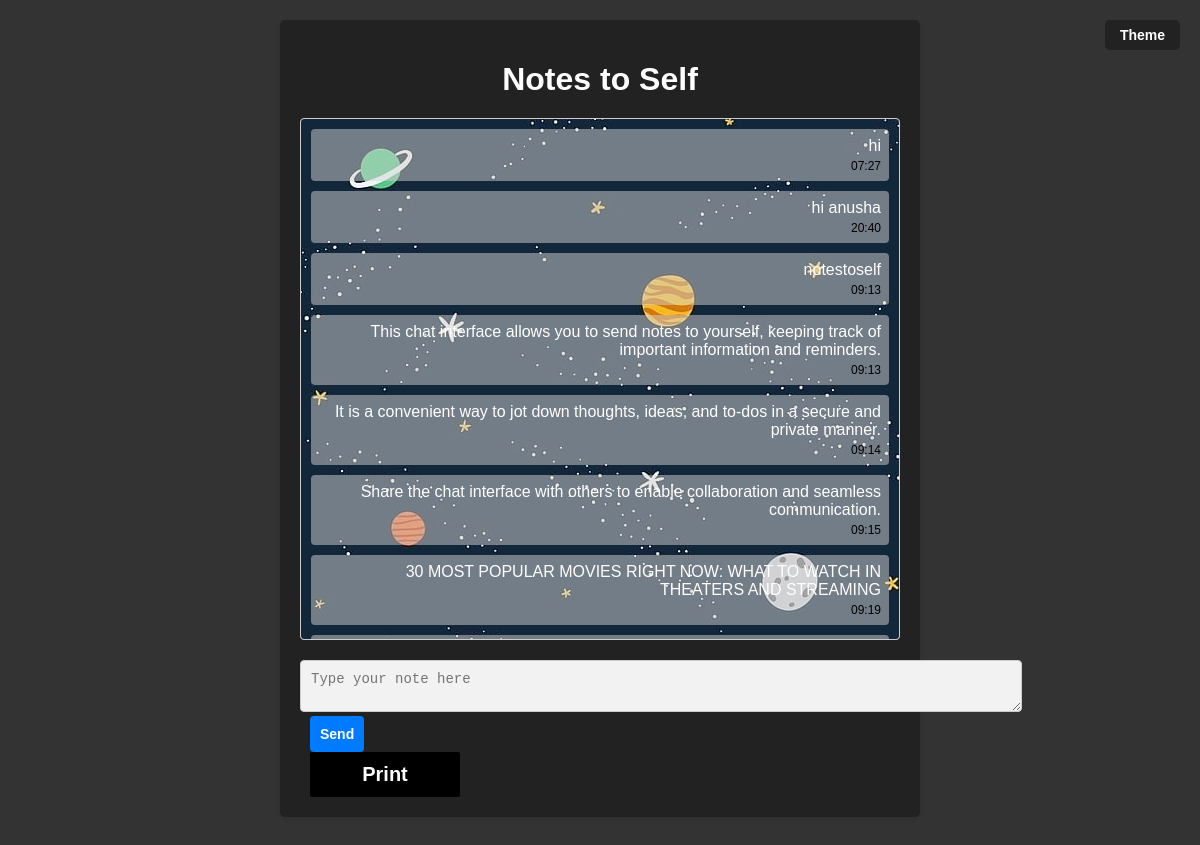
/reglog/chat.php, run on the app's committed database.
### tables this page shows
CREATE TABLE `chat_messages` (
  `message_id` int(11) NOT NULL,
  `message` text NOT NULL,
  `timestamp` datetime NOT NULL,
  `note_id` int(11) DEFAULT NULL
);

### reglog/chat.php (the view, shortened to what this page needs)
<?php
require 'config.php';
$sql = "SELECT cm.message_id, cm.message, cm.timestamp, nt.title
        FROM chat_messages cm
        LEFT JOIN notes_table nt ON cm.note_id = nt.note_id
        ORDER BY cm.timestamp ASC";
$result = $conn->query($sql);
$messages = array();
if ($result->num_rows > 0) {
    while ($row = $result->fetch_assoc()) {
        $message = array(
            "id" => $row["message_id"],
            "message" => $row["message"],
            "timestamp" => $row["timestamp"],
            "title" => $row["title"]
        );
        $messages[] = $message;
    }
}
?>
<!DOCTYPE html>
<html>
<head>
    <link rel="stylesheet" href="chat.css">
</head>
<body class="dark-mode">
    <div class="container">
        <h1 class="header">Notes to Self</h1>
        <div class="chat-box" id="chatBox">
            <?php foreach ($messages as $message): ?>
                <div class="chat-message" data-message-id="<?php echo $message['id']; ?>" ondblclick="showActions(this)">
                    <div class="message-text"><?php echo $message['message']; ?></div>
                    <div class="time"><?php echo date("H:i", strtotime($message['timestamp'])); ?></div>
                </div>
            <?php endforeach; ?>
        </div>
        <div class="input-container">
            <form method="POST" action="<?php echo $_SERVER["PHP_SELF"]; ?>">
                <textarea id="note" name="note" placeholder="Type your note here" oninput="resizeTextarea(this)"></textarea>
                <button class="sendnote">Send</button>
            </form>
        </div>
        <button class="theme" onclick="toggleTheme()">Theme</button>
        <button class="print-button" onclick="printChat()">Print</button>
    </div>
</body>
</html>

### reglog/chat.css (style rules this page uses)
body { font-family: Arial, sans-serif; background-color: #f2f2f2; margin: 0; padding: 0; }
.dark-mode { background-color: #333; color:white; }
.dark-mode .container { background-color: #222; }
.dark-mode .theme { background-color: #222; color: white; }
.container { width: 600px; margin: 20px auto; padding: 20px; background-color: #fff; border-radius: 5px; box-shadow: 0 2px 4px rgba(0, 0, 0, 0.1); }
.header { text-align: center; margin-bottom: 20px; }
.chat-box { height: 500px; max-height: 700px; overflow-y: auto; margin-bottom: 20px; padding: 10px; border: 1px solid #ccc; border-radius: 4px; }
.chat-message { margin-bottom: 10px; padding: 8px; border-radius: 4px; text-align: right; background-color: rgba(211, 211, 211, 0.5); }
.chat-message { margin-bottom: 10px; position: relative; }
.chat-message .time { font-size: 12px; color: #888; }
.chat-message .time { font-size: 12px; color: black; margin-top: 4px; }
.input-container { display: flex; align-items: center; }
.input-container textarea { flex: 1; resize: vertical; padding: 10px; width:700px; border: 1px solid #ccc; border-radius: 4px; font-size: 14px; transition: height 0.3s; background-color: #f2f2f2; height: 30px; max-height: 70px; }
.input-container .sendnote { padding: 10px; margin-left: 10px; font-size: 14px; font-weight: bold; color: #fff; background-color: #007bff; border: none; border-radius: 4px; cursor: pointer; }
.chat-box { background-color: #fcfcfe; background-image: url("bg-img-1.jpg"); }
.theme { position: absolute; border-radius: 5px; top: 20px; right: 20px; width: 75px; height: 30px; }
.print-button { width: 150px; height: 45px; font-size: 20px; font-weight: bold; background-color:black; border: none; border-radius: 2px; }

### data on the page
chat_messages: message "hi", timestamp "07:27"
chat_messages: message "hi anusha", timestamp "20:40"
chat_messages: message "notestoself", timestamp "09:13"
chat_messages: message "This chat interface allows you to send notes to yourself, keeping track of important information and reminders.", timestamp "09:13"
chat_messages: message "It is a convenient way to jot down thoughts, ideas, and to-dos in a secure and private manner.", timestamp "09:14"
chat_messages: message "Share the chat interface with others to enable collaboration and seamless communication.", timestamp "09:15"
chat_messages: message "30 MOST POPULAR MOVIES RIGHT NOW: WHAT TO WATCH IN THEATERS AND STREAMING", timestamp "09:19"
